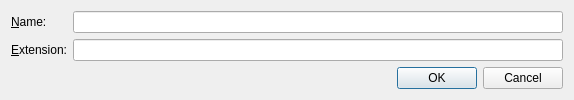
<?xml version="1.0" encoding="UTF-8"?>
<ui version="4.0">
 <class>RenameDialog</class>
 <widget class="QDialog" name="RenameDialog">
  <property name="geometry">
   <rect>
    <x>0</x>
    <y>0</y>
    <width>574</width>
    <height>93</height>
   </rect>
  </property>
  <property name="windowTitle">
   <string>Rename</string>
  </property>
  <layout class="QGridLayout" name="gridLayout">
   <item row="0" column="0">
    <widget class="QLabel" name="labelName">
     <property name="text">
      <string>&amp;Name:</string>
     </property>
     <property name="buddy">
      <cstring>lineName</cstring>
     </property>
    </widget>
   </item>
   <item row="1" column="0">
    <widget class="QLabel" name="labelExt">
     <property name="text">
      <string>&amp;Extension:</string>
     </property>
     <property name="buddy">
      <cstring>lineExt</cstring>
     </property>
    </widget>
   </item>
   <item row="1" column="1">
    <widget class="QLineEdit" name="lineExt"/>
   </item>
   <item row="0" column="1">
    <widget class="QLineEdit" name="lineName"/>
   </item>
   <item row="2" column="1">
    <widget class="QDialogButtonBox" name="buttonBox">
     <property name="orientation">
      <enum>Qt::Horizontal</enum>
     </property>
     <property name="standardButtons">
      <set>QDialogButtonBox::Cancel|QDialogButtonBox::Ok</set>
     </property>
    </widget>
   </item>
  </layout>
 </widget>
 <tabstops>
  <tabstop>lineName</tabstop>
  <tabstop>lineExt</tabstop>
 </tabstops>
 <resources/>
 <connections>
  <connection>
   <sender>buttonBox</sender>
   <signal>accepted()</signal>
   <receiver>RenameDialog</receiver>
   <slot>accept()</slot>
   <hints>
    <hint type="sourcelabel">
     <x>248</x>
     <y>254</y>
    </hint>
    <hint type="destinationlabel">
     <x>157</x>
     <y>274</y>
    </hint>
   </hints>
  </connection>
  <connection>
   <sender>buttonBox</sender>
   <signal>rejected()</signal>
   <receiver>RenameDialog</receiver>
   <slot>reject()</slot>
   <hints>
    <hint type="sourcelabel">
     <x>316</x>
     <y>260</y>
    </hint>
    <hint type="destinationlabel">
     <x>286</x>
     <y>274</y>
    </hint>
   </hints>
  </connection>
 </connections>
</ui>
